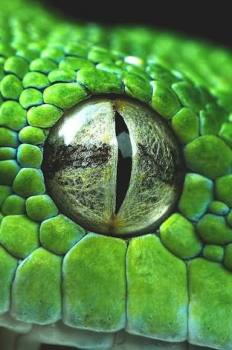
#> input picture Imagenes_Pruebas/prueba1.jpg, 232 x 350 px
$ jupyter execute '2.2 Ajuste_contraste.ipynb'   (shell and % lines are left out)
#> lines starting #> are read from the running program, lines starting #| are printed output that depends on the picture; long printed decimals are rounded
2.2.    Ajuste de Contraste


Los procesos de realice de imágenes consisten de una serie de técnicas cuyo objetivo es mejorar la apariencia visual de una imagen, ya sea en contraste, ruido, escala de grises, distorsiones, luminosidad, falta de nitidez, etc., o bien con vertir o mapear la imagen a una mejor forma para su análisis. El principal objetivo del realce de la imagen es procesar una imagen de tal manera que el resultado obtenido sea el apropiado para una aplicación específica. Los métodos de realce de imágenes los podemos dividir en dos categorías: los métodos de realce en el dominio espacial y los métodos de realce en el dominio de la frecuencia Los métodos de la primera categoría consisten en la manipulación directa de los pixeles de la imagen mientras que los métodos de la segunda categoría corresponden a técnicas basadas en la representación de los pixeles, a través de una transformación hacía el dominio frecuencial y usa como operador de mapeo o transformación a la DFT. Dentro de los métodos de realce espacial podemos encontrar dos técnicas:

El realce radiométrico donde las operaciones son efectuadas directamente sobre un pixel sin importar o tomar en cuenta a los pixeles vecinos. Sirve para mejorar condiciones de bajo contraste, baja luminosidad o demasiada oscuridad. Ejemplo: ecualización de histograma.

El realce con operaciones entre vecinos que, a diferencia del realce radiométrico, las opera- ciones son efectuadas sobre un pixel pero tomando en cuenta a los pixeles que lo rodean.

Sirve para eliminar ruido o para el mejoramiento de la nitidez. Ejemplo: kernel correspon- diente a un filtro paso-bajas usando la convolución para realizar un filtrado espacial

Para la realización de las prácticas se deben seleccionar imagenes que estén bajas en exposición de luz y sobre expuestas para poder utlizar a plenitud el ajuste de las mismas

Para realizar el ajuste del contraste de una imagen esto se logra por medio de una expansión del rango dinámico de los valores de intensidad de una imagen. Para lograrlo debemos hacer lo siguiente:

Ejercicio 1: Responder
    ¿Cómo es posible especificar los valores máximos y mínimos a los cuales la imagen debe ser normalizada.?
    Por lo general estos límites en una imagen que utiliza la representación de 8bits para un nivel de gris tendrá [0, 255]


el método más simple consiste en encontrar el valor más pequeño de los pixeles en la imagen y el más alto. Llamémoslos c y d, entonces cada pixel P es escalado usando la siguiente función


se adopta que valores negativos se ponene a cero y valoires cercanos a 255 se ponen a 255.

[cell 1]
import numpy as np
import matplotlib.pyplot as plt
import matplotlib.image as mpimg

import cv2

def rgb2gray(rgb):
    return np.dot(rgb[...,:3], [0.299, 0.587, 0.114])

img = mpimg.imread('Imagenes_Pruebas/prueba1.jpg')
#> img is the input picture: shape (350, 232, 3); mean R, G, B 83.8, 136.7, 66.5

gray = rgb2gray(img)
#> in rgb2gray, `return np.dot(rgb[...,:3], [0.299, 0.587, 0.114])`:
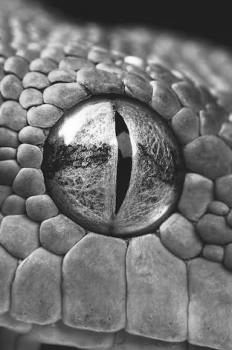
#> returned value: shape (350, 232) float64; min 7.03, max 255, mean 112.9


img = cv2.imread('Imagenes_Pruebas/prueba1.jpg',0)
#> img: shape (350, 232); min 3, max 255, mean 112.9
height, width = img.shape[:2]
#> height = 350; width = 232
resp=1000
for i in range(height):
    minu=min(gray[i,:])
    if(resp>minu):
        resp=minu
#> this loop made 350 passes
#> (minu, resp) on passes 1, 5, 9, 17, 22, 96, 104, 110, 112, 115, 123, 177: (31, 31), (30.77, 30.77), (30.71, 30.71), (28.16, 28.16), (28, 28), (25.99, 25.99), (21.83, 21.83), (21.72, 21.72), (15.92, 15.92), (12.85, 12.85), (12.06, 12.06), (7.03, 7.03)
#> minu on passes 2, 3, 4, 6, 7, 8: 31.29, 31, 31.94, 30.94, 30.94, 30.94
#> after the loop, resp = 7.03

maxs=0
for i in range(height):
    minm=max(gray[i,:])
    if(maxs<minm):
        maxs=minm
#> this loop made 350 passes
#> (minm, maxs) on passes 1, 2, 3, 4, 5, 8, 13, 14, 17, 18, 19, 20: (138, 138), (141, 141), (144.4, 144.4), (146.4, 146.4), (147.2, 147.2), (148.4, 148.4), (149.2, 149.2), (150, 150), (152, 152), (157.3, 157.3), (165.9, 165.9), (176.9, 176.9)
#> minm on passes 6, 7, 9, 10, 11, 12: 147.2, 147.2, 145.4, 142.1, 142.4, 146.1
#> after the loop, maxs = 255

a=resp
#> a = 7.03
b=maxs
#> b = 255
print ("El valor minimo de la imagen es",resp)
#| El valor minimo de la imagen es 7.027
print ("El valor maximo de la imagen es",maxs)
#| El valor maximo de la imagen es 255.000

#Utilizar la expresión anterior
gray= (gray-a)*(255/(b-a));

plt.imshow(gray, cmap = plt.get_cmap('gray'))
plt.show()


$ run again, with Imagenes_Pruebas/prueba3.jpg copied over Imagenes_Pruebas/prueba1.jpg
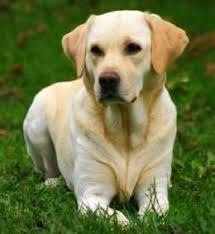
#> input picture Imagenes_Pruebas/prueba3.jpg, 215 x 234 px
#> img is the input picture: shape (234, 215, 3); mean R, G, B 110.3, 118.8, 70.6
#> in rgb2gray, `return np.dot(rgb[...,:3], [0.299, 0.587, 0.114])`:
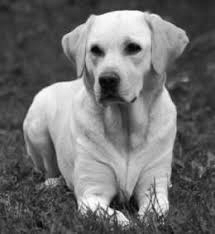
#> returned value: shape (234, 215) float64; min 2.38, max 255, mean 110.7
#> img: shape (234, 215)
#> the loop `for i in range(height):` made 234 passes
#> (minu, resp) on passes 1, 3, 45, 46, 47, 48, 81: (30.39, 30.39), (29.79, 29.79), (18.41, 18.41), (10.39, 10.39), (7.4, 7.4), (3.54, 3.54), (2.38, 2.38)
#> after the loop `for i in range(height):`: resp = 2.38
#> the loop `for i in range(height):` made 234 passes
#> (minm, maxs) on passes 1, 5, 6, 7, 8, 9, 10, 11: (70.02, 70.02), (70.09, 70.09), (74.09, 74.09), (76.86, 76.86), (78.86, 78.86), (79.86, 79.86), (83.69, 83.69), (186.2, 186.2)
#> after the loop `for i in range(height):`: maxs = 255
#> a = 2.38
#> b = 255
#| El valor minimo de la imagen es 2.381
#| El valor maximo de la imagen es 255.000
